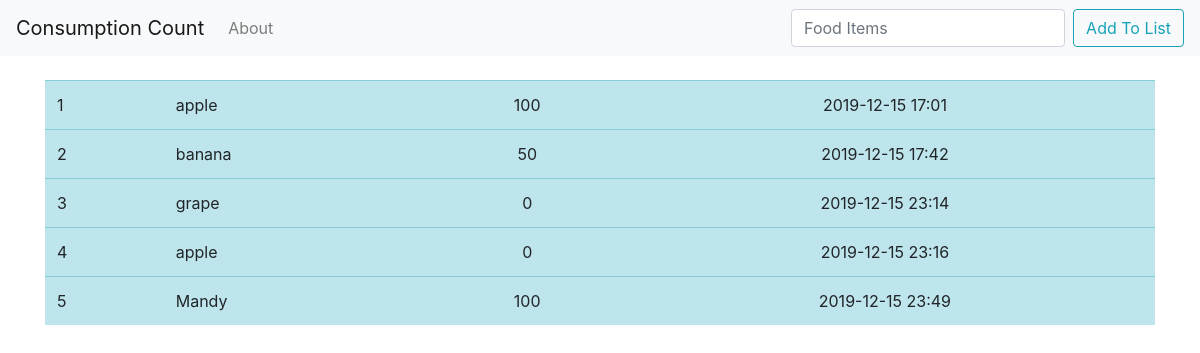
Before: / with the older database file.
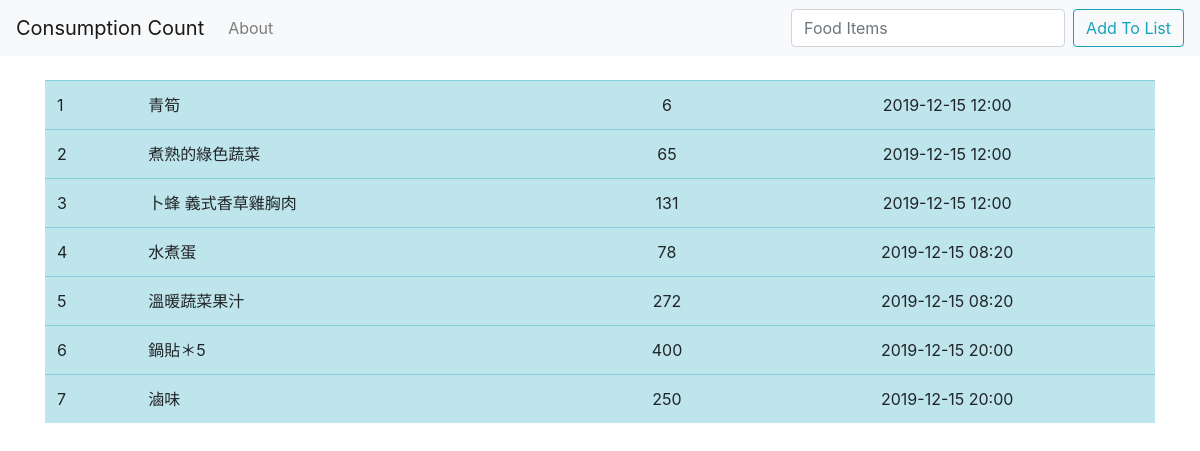
After: the same page with the newer database file.
### food_list/models.py (models this page shows, shortened)
class List(models.Model):
	item = models.CharField(max_length = 200)
	gram = models.IntegerField(default = 100)
	calories = models.IntegerField(default = 100)
	datetime = models.DateTimeField(default=datetime.now, blank=True)

### food_list/views.py (the view)
# urls.py: 2. Add a URL to urlpatterns:  path('', views.home, name='home')
def home(request):
	if request.method == 'POST':
		form = ListForm(request.POST or None)
		if form.is_valid():
			form.save()
			all_items = List.objects.all
			return render(request, 'home.html', {'all_items': all_items})
	else:
		all_items = List.objects.all
		return render(request, 'home.html', {'all_items': all_items})

### food_list/templates/home.html (shortened to what this page needs)
{% extends 'base.html' %}
{%block content%}
     {% if all_items %}
     <table class="table table-hover">
	    {% for things in all_items %}
		    <tr class=" table-info">
		    	<td>{{forloop.counter}}</td>
		    	<td>{{things.item}} </td>
		    	<td><center>{{things.calories}}</center></td>
		    	<td><center>{{things.datetime}}</center></td>
		    </tr>
	    {% endfor %}
	</table>
	{% endif %}
{% endblock %}

### food_list/templates/base.html (shortened to what this page needs)
<!doctype html>
<html lang="en">
  <head>
    <link rel="stylesheet" href="https://stackpath.bootstrapcdn.com/bootstrap/4.4.1/css/bootstrap.min.css">
  </head>
  <body>
  	<nav class="navbar navbar-expand-lg navbar-light bg-light">
  <a class="navbar-brand" href="{% url 'home'%}">Consumption Count</a>
  <div class="collapse navbar-collapse" id="navbarSupportedContent">
    <ul class="navbar-nav mr-auto">
      <li class="nav-item">
        <a class="nav-link" href="{% url 'about'%}">About</a>
      </li>
    </ul>
    <form class="form-inline my-2 my-lg-0" method="POST">
      <input class="form-control mr-sm-2" type="search" placeholder="Food Items" aria-label="Search" name="item">
      <button class="btn btn-outline-info my-2 my-sm-0" type="submit">Add To List</button>
    </form>
  </div>
</nav>
    <br/>
  	<div class = " container">
  		{%block content%}
		{% endblock %}
	</div>
  </body>
</html>

Changed rows visible on the page:
removed List: item "banana", calories "50", datetime "2019-12-15 17:42"
removed List: item "grape", calories "0", datetime "2019-12-15 23:14"
removed List: item "apple", calories "0", datetime "2019-12-15 23:16"
removed List: item "Mandy", calories "100", datetime "2019-12-15 23:49"
changed List (number 1 of 7 on the later page): item "apple" → "青筍"; calories "100" → "6"; datetime "2019-12-15 17:01" → "2019-12-15 12:00"
added List: item "煮熟的綠色蔬菜", calories "65", datetime "2019-12-15 12:00"
added List: item "卜蜂 義式香草雞胸肉", calories "131", datetime "2019-12-15 12:00"
added List: item "水煮蛋", calories "78", datetime "2019-12-15 08:20"
added List: item "溫暖蔬菜果汁", calories "272", datetime "2019-12-15 08:20"
added List: item "鍋貼＊5", calories "400", datetime "2019-12-15 20:00"
added List: item "滷味", calories "250", datetime "2019-12-15 20:00"
